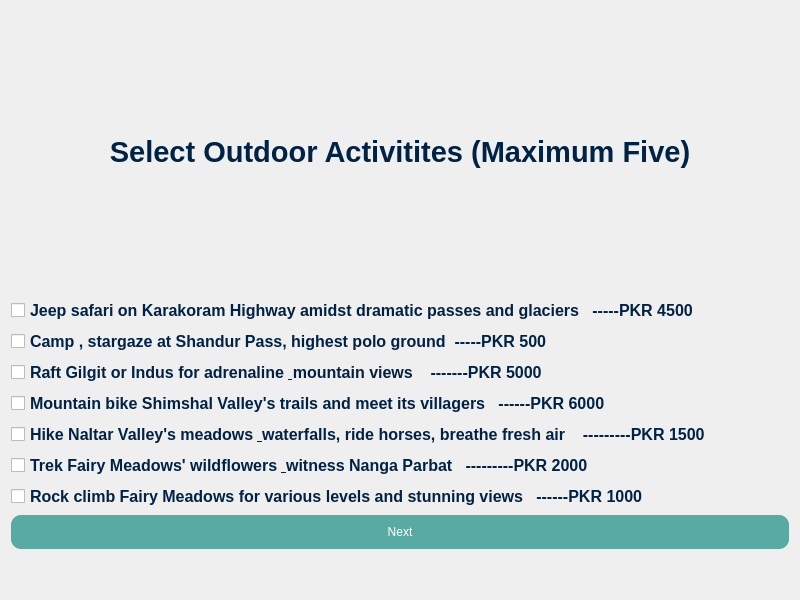
<?xml version="1.0" encoding="UTF-8"?>
<ui version="4.0">
 <class>customoutdoor</class>
 <widget class="QDialog" name="customoutdoor">
  <property name="geometry">
   <rect>
    <x>0</x>
    <y>0</y>
    <width>800</width>
    <height>600</height>
   </rect>
  </property>
  <property name="windowTitle">
   <string>Dialog</string>
  </property>
  <property name="styleSheet">
   <string notr="true">#customoutdoor {
  border-image:url(:/images/images/background.PNG);
}</string>
  </property>
  <layout class="QGridLayout" name="gridLayout">
   <item row="0" column="0">
    <widget class="QLabel" name="label">
     <property name="font">
      <font>
       <family>Arial</family>
       <pointsize>22</pointsize>
       <bold>true</bold>
      </font>
     </property>
     <property name="layoutDirection">
      <enum>Qt::LeftToRight</enum>
     </property>
     <property name="styleSheet">
      <string notr="true">color:#002244;</string>
     </property>
     <property name="text">
      <string>Select Outdoor Activitites (Maximum Five)</string>
     </property>
     <property name="alignment">
      <set>Qt::AlignCenter</set>
     </property>
    </widget>
   </item>
   <item row="1" column="0">
    <layout class="QVBoxLayout" name="verticalLayout">
     <item>
      <widget class="QCheckBox" name="checkBox">
       <property name="font">
        <font>
         <family>Arial</family>
         <pointsize>12</pointsize>
         <bold>true</bold>
        </font>
       </property>
       <property name="styleSheet">
        <string notr="true">color:#002244;</string>
       </property>
       <property name="text">
        <string>Jeep safari on Karakoram Highway amidst dramatic passes and glaciers   -----PKR 4500</string>
       </property>
      </widget>
     </item>
     <item>
      <widget class="QCheckBox" name="checkBox_2">
       <property name="font">
        <font>
         <family>Arial</family>
         <pointsize>12</pointsize>
         <bold>true</bold>
        </font>
       </property>
       <property name="styleSheet">
        <string notr="true">color:#002244;</string>
       </property>
       <property name="text">
        <string>Camp , stargaze at Shandur Pass, highest polo ground  -----PKR 500</string>
       </property>
      </widget>
     </item>
     <item>
      <widget class="QCheckBox" name="checkBox_3">
       <property name="font">
        <font>
         <family>Arial</family>
         <pointsize>12</pointsize>
         <bold>true</bold>
        </font>
       </property>
       <property name="styleSheet">
        <string notr="true">color:#002244;</string>
       </property>
       <property name="text">
        <string>Raft Gilgit or Indus for adrenaline &amp; mountain views    -------PKR 5000</string>
       </property>
      </widget>
     </item>
     <item>
      <widget class="QCheckBox" name="checkBox_4">
       <property name="font">
        <font>
         <family>Arial</family>
         <pointsize>12</pointsize>
         <bold>true</bold>
        </font>
       </property>
       <property name="styleSheet">
        <string notr="true">color:#002244;</string>
       </property>
       <property name="text">
        <string>Mountain bike Shimshal Valley's trails and meet its villagers   ------PKR 6000</string>
       </property>
      </widget>
     </item>
     <item>
      <widget class="QCheckBox" name="checkBox_5">
       <property name="font">
        <font>
         <family>Arial</family>
         <pointsize>12</pointsize>
         <bold>true</bold>
        </font>
       </property>
       <property name="styleSheet">
        <string notr="true">color:#002244;</string>
       </property>
       <property name="text">
        <string>Hike Naltar Valley's meadows &amp; waterfalls, ride horses, breathe fresh air    ---------PKR 1500</string>
       </property>
      </widget>
     </item>
     <item>
      <widget class="QCheckBox" name="checkBox_6">
       <property name="font">
        <font>
         <family>Arial</family>
         <pointsize>12</pointsize>
         <bold>true</bold>
        </font>
       </property>
       <property name="styleSheet">
        <string notr="true">color:#002244;</string>
       </property>
       <property name="text">
        <string>Trek Fairy Meadows' wildflowers &amp; witness Nanga Parbat   ---------PKR 2000</string>
       </property>
      </widget>
     </item>
     <item>
      <widget class="QCheckBox" name="checkBox_7">
       <property name="font">
        <font>
         <family>Arial</family>
         <pointsize>12</pointsize>
         <bold>true</bold>
        </font>
       </property>
       <property name="styleSheet">
        <string notr="true">color:#002244;</string>
       </property>
       <property name="text">
        <string>Rock climb Fairy Meadows for various levels and stunning views   ------PKR 1000</string>
       </property>
      </widget>
     </item>
     <item>
      <widget class="QPushButton" name="nextbtn">
       <property name="styleSheet">
        <string notr="true">padding: 10px;
border-radius:10px;
background-color: rgb(89, 170, 163);
color:rgb(255, 255, 255);</string>
       </property>
       <property name="text">
        <string>Next</string>
       </property>
      </widget>
     </item>
    </layout>
   </item>
   <item row="2" column="0">
    <spacer name="verticalSpacer">
     <property name="orientation">
      <enum>Qt::Vertical</enum>
     </property>
     <property name="sizeType">
      <enum>QSizePolicy::Minimum</enum>
     </property>
     <property name="sizeHint" stdset="0">
      <size>
       <width>20</width>
       <height>40</height>
      </size>
     </property>
    </spacer>
   </item>
  </layout>
 </widget>
 <resources/>
 <connections/>
</ui>
